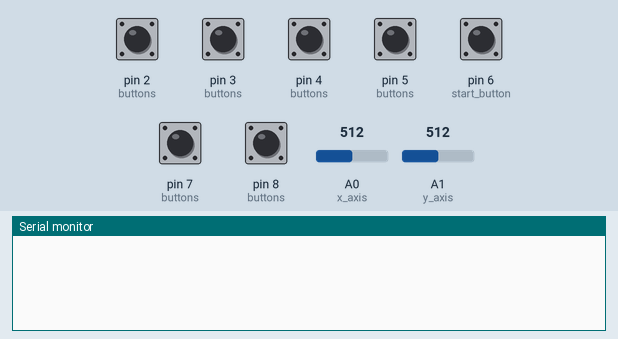
The sketch below on a simulated Arduino Nano, built with avr-gcc and run on an emulated ATmega328P. Shown: the last lines printed to the serial monitor. The test bench sets the inputs (shaded band); at power-on: pin 2 (buttons), pin 3 (buttons), pin 4 (buttons), pin 5 (buttons), pin 6 (start_button), pin 7 (buttons), pin 8 (buttons) HIGH, A0 (x_axis) = 512, A1 (y_axis) = 512. No radio packets arrive unless stated.

Above: at 1.2 s.
1.3 s: A0 (x_axis) set to 980
2.8 s: A0 (x_axis) set to 1007
At 3.35 s:
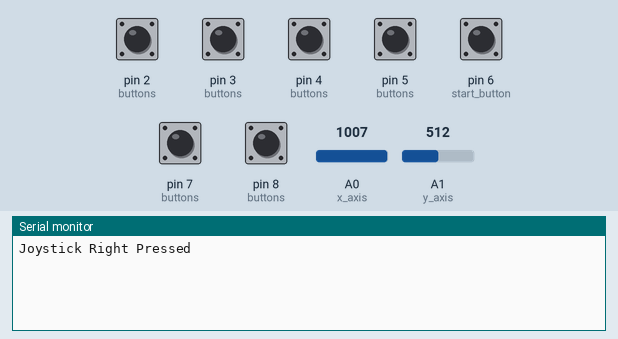
5.3 s: A1 (y_axis) set to 26
At 5.46 s:
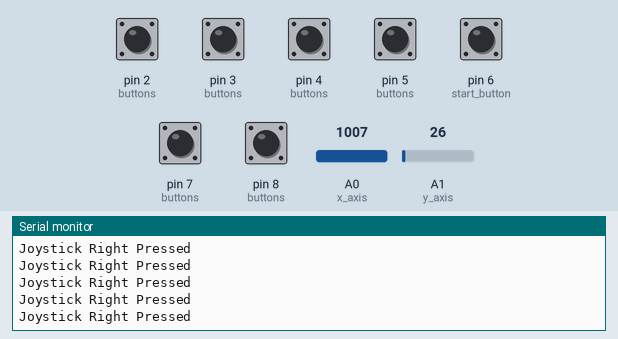
6.8 s: A1 (y_axis) set to 22
At 7.58 s:
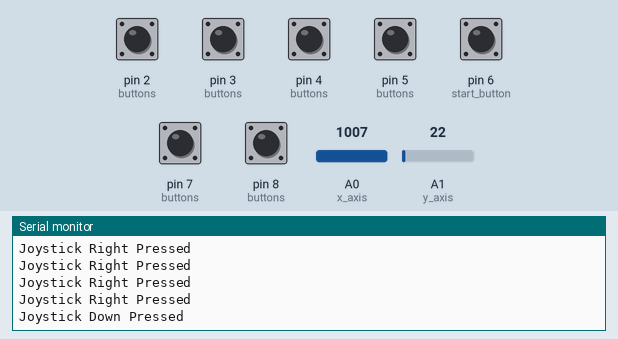

The sketch:

Joystick.ino
```cpp
/*
 * NRF24L01 Joystick Sample
 * Developed by Erratum Solutions
 * Contact us @ support@erratums.com
 * https://erratums.com
 * Date created: 27-July-2019
 */

#include <nRF24L01.h>
#include <RF24.h>
#include <SPI.h>

#define CE_PIN  9
#define CSN_PIN 10

byte up_button     = 2; // Boton A
byte down_button   = 4; // Boton C
byte left_button   = 5; // Boton D
byte right_button  = 3; // Boton B
byte start_button  = 6; // Boton F
byte select_button = 7; // Boton E
byte analog_button = 8; // Joystick Press
byte x_axis = A0;
byte y_axis = A1;

byte buttons[] = {
  up_button,
  down_button,
  left_button,
  right_button,
  start_button,
  select_button,
  analog_button
};

const uint64_t pipe = 0xE8E8F0F0E1LL;
RF24 radio(CE_PIN, CSN_PIN);
char msg[20] = "";

void setup() {
  Serial.begin(9600);
  while (!Serial);

  for(int iCntr; iCntr < 7; iCntr++) {
     pinMode(buttons[iCntr], INPUT);
     digitalWrite(buttons[iCntr], HIGH);
  }
  radio.begin();
  radio.openWritingPipe(pipe);
}

bool isButtonPressed(byte aButton, bool aWaitRelease = true) {
  if (digitalRead(aButton) == LOW) {
    if (aWaitRelease) {
      // Wait until button is released { Ajmal }
      while (digitalRead(aButton) == LOW) {
        delay(50);
      }
    }
    return true;
  }
  return false;
}

void loop() {
  if(isButtonPressed(up_button)) {
    char msg[] = "Up";
    radio.write(&msg, sizeof(msg));
    delay(300);
    Serial.println(F("UP Button Pressed"));
  } else if(isButtonPressed(down_button)) {
    char msg[] = "Down";
    radio.write(&msg, sizeof(msg));
    delay(300);
    Serial.println(F("Down Button Pressed"));
  } else if(isButtonPressed(left_button)) {
    char msg[] = "Left";
    radio.write(&msg, sizeof(msg));
    delay(300);
    Serial.println(F("Left Button Pressed"));
  } else if(isButtonPressed(right_button)) {
    char msg[] = "Right";
    radio.write(&msg, sizeof(msg));
    delay(300);
    Serial.println(F("Rigth Button Pressed"));
  } else if(digitalRead(start_button) == LOW) {
    char msg[] = "Start";
    radio.write(&msg, sizeof(msg));
    delay(300);
    Serial.println(F("Start Button Pressed"));
  } else if(isButtonPressed(select_button)) {
    char msg[] = "Select";
    radio.write(&msg, sizeof(msg));
    delay(300);
    Serial.println(F("Select Button Pressed"));
  } else if(isButtonPressed(analog_button)) {
    // char msg[] = "Analog: X = " + String(analogRead(x_axis)) + ", Y = " + String(analogRead(y_axis));
    char msg[] = "Analog Button";
    Serial.println(msg);
    radio.write(&msg, sizeof(msg));
    delay(300);
    Serial.println(F("Analog Button Pressed"));
  } else {
    int jposX = analogRead(x_axis);
    int jposY = analogRead(y_axis);

    if (jposX < 25) {
      char msg[] = "JSLeft";
      radio.write(&msg, sizeof(msg));
      delay(300);
      Serial.println(F("Joystick Left Pressed"));
    } else if (jposY < 25) {
      char msg[] = "JSDown";
      radio.write(&msg, sizeof(msg));
      delay(300);
      Serial.println(F("Joystick Down Pressed"));
    } else if (jposX > 990) {
      char msg[] = "JSRight";
      radio.write(&msg, sizeof(msg));
      delay(300);
      Serial.println(F("Joystick Right Pressed"));
    } else if (jposY > 990) {
      char msg[] = "JSUp";
      radio.write(&msg, sizeof(msg));
      delay(300);
      Serial.println(F("Joystick Up Pressed"));
    }
  }

  // Serial.print("\n X = "),Serial.print(analogRead(x_axis)),Serial.print(" \n Y = "), Serial.print(analogRead(y_axis));
  // Serial.print(F(" "));
  delay(50);
}
```

Measured:
- the behaviour switches between 990 and 991 on A0 (x_axis) (found by bisection; images 0 and 1)
- the behaviour switches between 25 and 24 on A1 (y_axis) (found by bisection; images 2 and 3)
- after the input at 2.8 s, the serial monitor: prints a new line after 0.32 s (image 1)
- after the input at 6.8 s, the serial monitor: prints a new line after 0.55 s (image 3)
